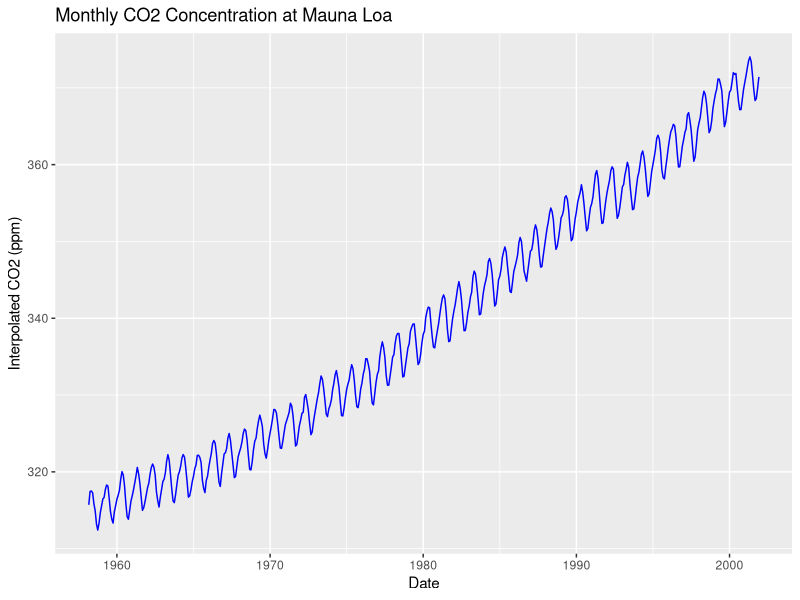
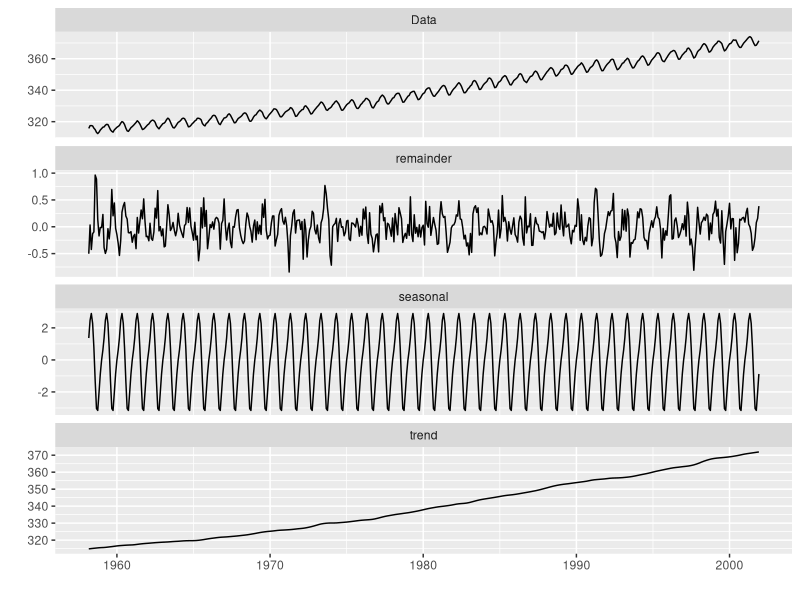
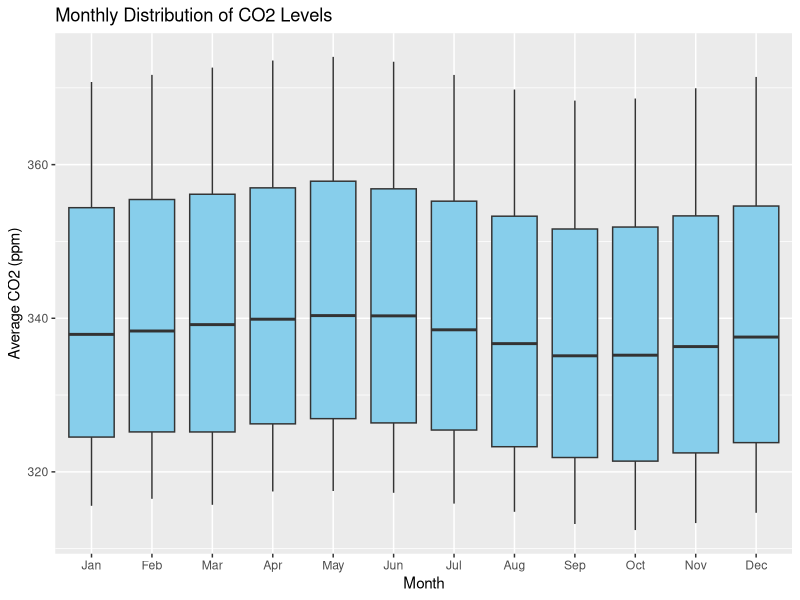
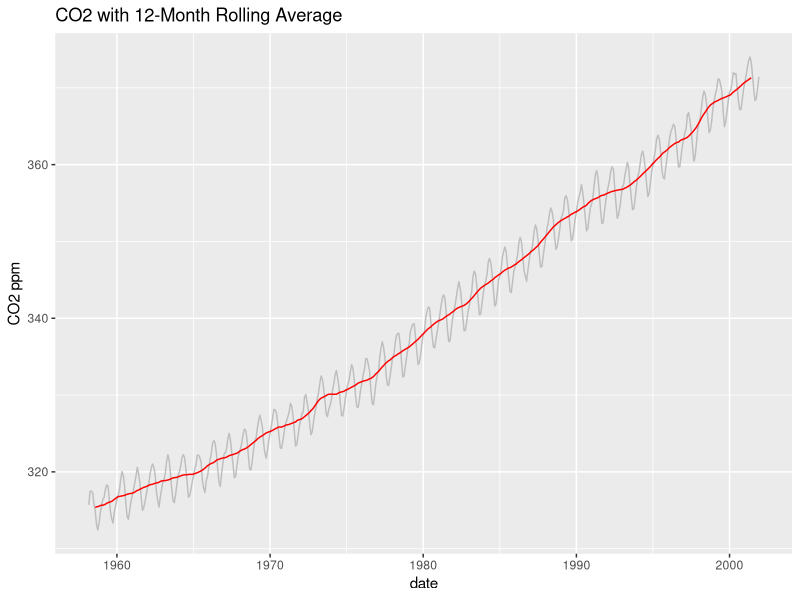
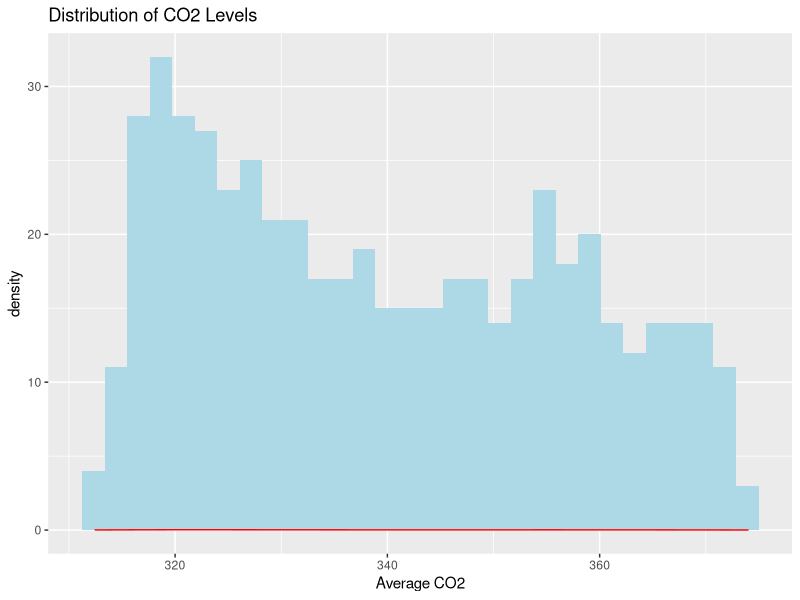
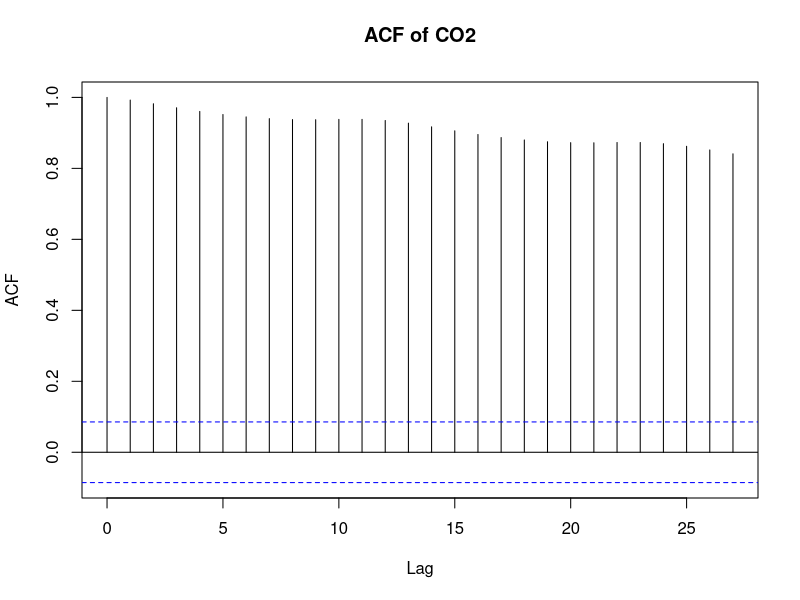
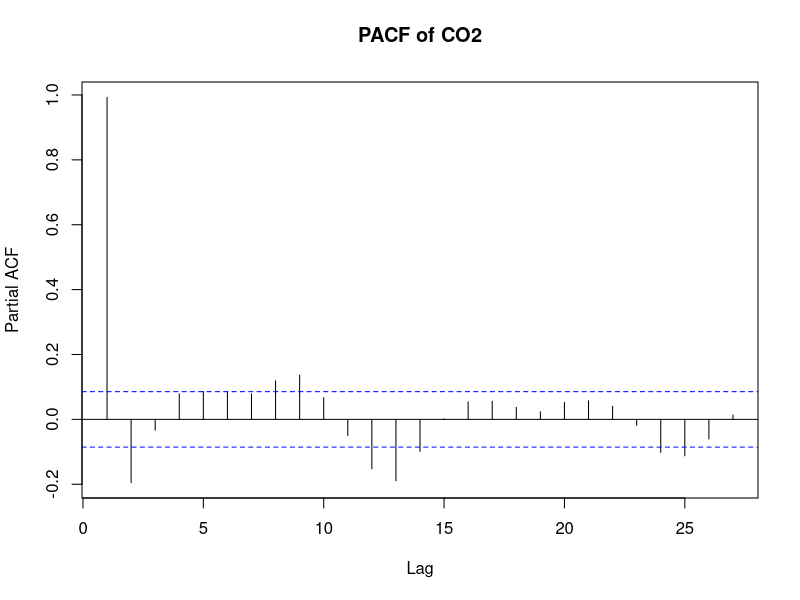
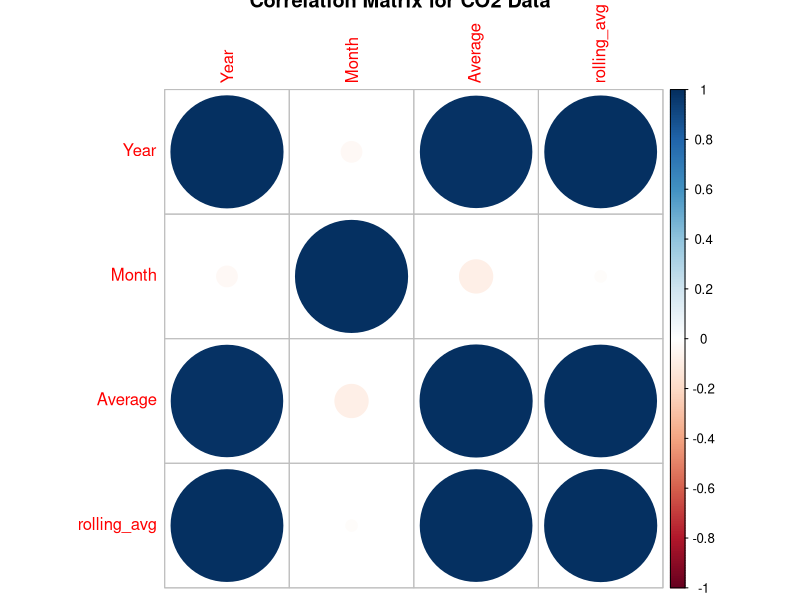

The R source for these figures, in order:
#' ---
#' title: "EDA"
#' author: "Kyla M. Ayop"
#' date: "`r Sys.Date()`"
#' output:
#'   html_document: default
#'   pdf_document: default
#' ---
#' Certainly! Below are some common R codes for conducting **Exploratory Data Analysis (EDA)** tailored to time series datasets like yours. Each step demonstrates how to explore key aspects of the data, including summary statistics, missing values, trends, seasonality, and visualizations.
#' 
#' ---
## ----warning=FALSE, message=FALSE-----------------------------
# Load libraries
library(tidyverse)
library(lubridate)
library(ggplot2)
library(ggfortify)
library(zoo)
library(corrplot)  # <-- This is essential for using corrplot

# Load CO2 dataset
co2_data <- read.csv("co2_mm_mlo.csv")

# Inspect data
str(co2_data)
summary(co2_data)
head(co2_data)

# Rename columns for ease (if needed)
#colnames(co2_data) <- c("year", "month", "decimal_date", "average", "interpolated", "trend", "num_days")

# Check for missing values
colSums(is.na(co2_data))

# Time series conversion
co2_data$date <- as.Date(paste(co2_data$Year, co2_data$Month, "1", sep = "-"))
co2_ts <- ts(co2_data$Average, start = c(min(co2_data$Year), 3), frequency = 12)

# Plot full CO2 trend
ggplot(co2_data, aes(x = date, y = Average)) +
  geom_line(color = "blue") +
  labs(title = "Monthly CO2 Concentration at Mauna Loa",
       x = "Date", y = "Interpolated CO2 (ppm)")

# Seasonal decompositionM
decomp <- stl(co2_ts, s.window = "periodic")
autoplot(decomp)

# Boxplot by month to show seasonality
co2_data$month <- factor(co2_data$Month, levels = 1:12, labels = month.abb)
ggplot(co2_data, aes(x = month, y = Average)) +
  geom_boxplot(fill = "skyblue") +
  labs(title = "Monthly Distribution of CO2 Levels", x = "Month", y = "Average CO2 (ppm)")
# Rolling mean (12-month)
co2_data$rolling_avg <- zoo::rollmean(co2_data$Average, k = 12, fill = NA)
ggplot(co2_data, aes(x = date)) +
  geom_line(aes(y = Average), color = "gray") +
  geom_line(aes(y = rolling_avg), color = "red") +
  labs(title = "CO2 with 12-Month Rolling Average", y = "CO2 ppm")

# Histogram & Density
ggplot(co2_data, aes(x = Average)) +
  geom_histogram(fill = "lightblue", bins = 30) +
  geom_density(color = "red") +
  labs(title = "Distribution of CO2 Levels", x = "Average CO2")

# Autocorrelation and Partial Autocorrelation
acf(na.omit(co2_data$Average), main = "ACF of CO2")
pacf(na.omit(co2_data$Average), main = "PACF of CO2")

# Correlation matrix (for numeric variables)
cor_matrix <- cor(co2_data %>% select(where(is.numeric)), use = "complete.obs")
corrplot(cor_matrix, method = "circle", title = "Correlation Matrix for CO2 Data")


#' 
## -------------------------------------------------------------
# Load farmgate prices dataset
farm_data <- read.csv("farmgate_prices.csv")

# Inspect structure and summary
str(farm_data)
summary(farm_data)
head(farm_data)

# Check for missing values
colSums(is.na(farm_data))

# Convert date/time if available
# Time series conversion
farm_data$date <- as.Date(paste(farm_data$Year, farm_data$Month, "1", sep = "-"))
farm_ts <- ts(farm_data$Price, start = c(min(farm_data$Year), (farm_data$Month)), frequency = 12)

# Plot full CO2 trend
ggplot(farm_data, aes(x = date, y = Price)) +
  geom_line(color = "blue") +
  labs(title = "Monthly Farmgate Price",
       x = "Date", y = "Price")

# Seasonal decomposition
decomp <- stl(farm_ts, s.window = "periodic")
autoplot(decomp)

# Boxplot by month to show seasonality
farm_data$month <- factor(farm_data$Month, levels = 1:12, labels = month.abb)
ggplot(farm_data, aes(x = month, y = Price)) +
  geom_boxplot(fill = "skyblue") +
  labs(title = "Monthly Farmgate Prices", x = "Month", y = "Price")
# Rolling average
farm_data$rolling_avg <- zoo::rollmean(farm_data$Price, k = 12, fill = NA)
ggplot(farm_data, aes(x = date)) +
  geom_line(aes(y = Price), color = "gray") +
  geom_line(aes(y = rolling_avg), color = "red") +
  labs(title = "Farmgate Prices with 12-Month Rolling Average", y = "Price")

# Distribution
ggplot(farm_data, aes(x = Price)) +
  geom_histogram(fill = "lightblue", bins = 30) +
  geom_density(color = "red") +
  labs(title = "Distribution of Farmgate Prices", x = "Price")

# ACF and PACF
acf(na.omit(farm_data$Price), main = "ACF of Farmgate Prices")
pacf(na.omit(farm_data$Price), main = "PACF of Farmgate Prices")

# Correlation matrix
cor_matrix2 <- cor(farm_data %>% select(where(is.numeric)), use = "complete.obs")
corrplot(cor_matrix2, method = "circle", title = "Correlation Matrix for Farmgate Prices")

#' 
## -------------------------------------------------------------
# Load Vancouver crime dataset
crime_data <- read.csv("vancouver_crime.csv")

# Inspect structure and summary
str(crime_data)
summary(crime_data)
head(crime_data)

# Check for missing values
colSums(is.na(crime_data))

# Convert date/time if available
# Time series conversion
crime_data$date <- as.Date(paste(crime_data$Year, crime_data$Month, "1", sep = "-"))
crime_ts <- ts(crime_data$TfA, start = c(min(crime_data$Year), min(crime_data$Month)), frequency = 12)

# Plot full crime trend
ggplot(crime_data, aes(x = date, y = TfA)) +
  geom_line(color = "blue") +
  labs(title = "Monthly Vancouver Crime Analysis",
       x = "Date", y = "Incidents")

# Seasonal decomposition
decomp <- stl(crime_ts, s.window = "periodic")
autoplot(decomp)

# Boxplot by month to show seasonality
crime_data$month <- factor(crime_data$Month, levels = 1:12, labels = month.abb)
ggplot(crime_data, aes(x = month, y = TfA)) +
  geom_boxplot(fill = "skyblue") +
  labs(title = "Monthly Crime Distribution", x = "Month", y = "Incidents")

# Rolling average
crime_data$rolling_avg <- zoo::rollmean(crime_data$TfA, k = 12, fill = NA)
ggplot(crime_data, aes(x = date)) +
  geom_line(aes(y = TfA), color = "gray") +
  geom_line(aes(y = rolling_avg), color = "red") +
  labs(title = "Crime Trends with 12-Month Rolling Average", y = "Incidents")

# Distribution
ggplot(crime_data, aes(x = TfA)) +
  geom_histogram(fill = "lightblue", bins = 30) +
  geom_density(color = "red") +
  labs(title = "Distribution of Vancouver Crime Incidents", x = "Incidents")

# ACF and PACF
acf(na.omit(crime_data$TfA), main = "ACF of Vancouver Crime Incidents")
pacf(na.omit(crime_data$TfA), main = "PACF of Vancouver Crime Incidents")

# Correlation matrix
cor_matrix2 <- cor(crime_data %>% select(where(is.numeric)), use = "complete.obs")
corrplot(cor_matrix2, method = "circle", title = "Correlation Matrix for Vancouver Crime Data")

#' 
